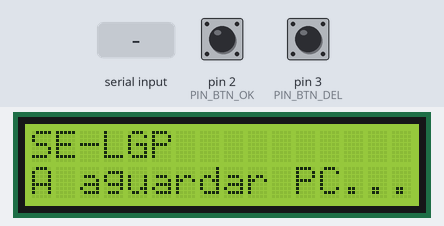
Bench run of a program on a simulated Arduino Uno, built with avr-gcc and run on an emulated ATmega328P. Parts: 16×2 character LCD. The inputs (shaded band) are chosen by the test bench; at power-on: pin 2 (PIN_BTN_OK) HIGH, pin 3 (PIN_BTN_DEL) HIGH. What the program prints to the serial monitor is not drawn.

Above: at 1.2 s.
1.3 s: "L:\n" received over Serial
At 2.0 s:
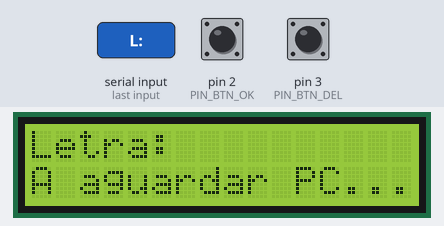
2.8 s: "W:\n" received over Serial
At 3.1 s:
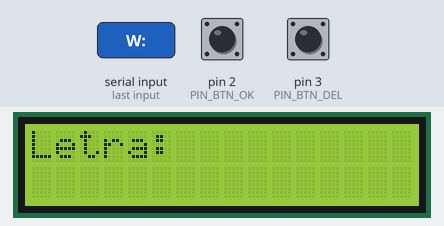
Timing chart, 0 to 5.8 s (numbered marks = the images above; inputs shaded):
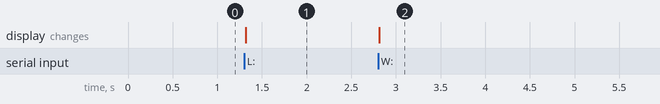

Measured:
- after the input at 1.3 s, the display: changes at once (image 1)
- after the input at 2.8 s, the display: changes at once (image 2)

The program:

main.cpp
```cpp
// SE-LGP — Arduino Uno: interface física (LCD + botões) e protocolo série com o PC.
// Protocolo: ver docs/protocolo-serie.md
//
// Notas de memória (Uno tem só 2 KB de RAM):
//  - strings constantes com F("...") para ficarem na flash;
//  - buffers de tamanho fixo em vez da classe String (evita fragmentação).

#include <Arduino.h>
#include <Bounce2.h>
#include <LiquidCrystal_I2C.h>
#include <Wire.h>

// Endereço I2C do LCD: normalmente 0x27 ou 0x3F (confirmar com um I2C scanner)
constexpr uint8_t LCD_ADDR = 0x27;
constexpr uint8_t PIN_BTN_OK = 2;
constexpr uint8_t PIN_BTN_DEL = 3;
constexpr size_t LINE_MAX = 32;

LiquidCrystal_I2C lcd(LCD_ADDR, 16, 2);
Bounce2::Button btnOk;
Bounce2::Button btnDel;

char line[LINE_MAX + 1];
size_t lineLen = 0;
bool discarding = false;  // linha demasiado longa: ignorar até ao próximo '\n'

// Escreve uma linha completa no LCD (preenche o resto com espaços)
void printRow(uint8_t row, const char *text) {
  lcd.setCursor(0, row);
  uint8_t i = 0;
  for (; i < 16 && text[i] != '\0'; i++) lcd.write(text[i]);
  for (; i < 16; i++) lcd.write(' ');
}

void handleLine(const char *msg) {
  if (strcmp(msg, "PING") == 0) {
    Serial.println(F("PONG"));
  } else if (strncmp(msg, "L:", 2) == 0) {
    char buf[17];
    snprintf(buf, sizeof(buf), "Letra: %s", msg + 2);
    printRow(0, buf);
  } else if (strncmp(msg, "W:", 2) == 0) {
    printRow(1, msg + 2);
  } else {
    Serial.println(F("ERR:UNKNOWN"));
  }
}

void setup() {
  Serial.begin(115200);

  lcd.init();
  lcd.backlight();
  printRow(0, "SE-LGP");
  printRow(1, "A aguardar PC...");

  // INPUT_PULLUP: botão liga o pino ao GND, sem resistências externas
  btnOk.attach(PIN_BTN_OK, INPUT_PULLUP);
  btnOk.interval(25);
  btnOk.setPressedState(LOW);
  btnDel.attach(PIN_BTN_DEL, INPUT_PULLUP);
  btnDel.interval(25);
  btnDel.setPressedState(LOW);

  // O PC espera por isto antes de enviar (abrir a porta série reinicia o Uno)
  Serial.println(F("READY"));
}

void loop() {
  btnOk.update();
  btnDel.update();
  if (btnOk.pressed()) Serial.println(F("B:OK"));
  if (btnDel.pressed()) Serial.println(F("B:DEL"));

  while (Serial.available() > 0) {
    char c = static_cast<char>(Serial.read());
    if (c == '\r') continue;

    if (c == '\n') {
      if (!discarding && lineLen > 0) {
        line[lineLen] = '\0';
        handleLine(line);
      }
      lineLen = 0;
      discarding = false;
    } else if (discarding) {
      // ignorar o resto da linha longa
    } else if (lineLen < LINE_MAX) {
      line[lineLen++] = c;
    } else {
      discarding = true;
      lineLen = 0;
      Serial.println(F("ERR:OVERFLOW"));
    }
  }
}
```
